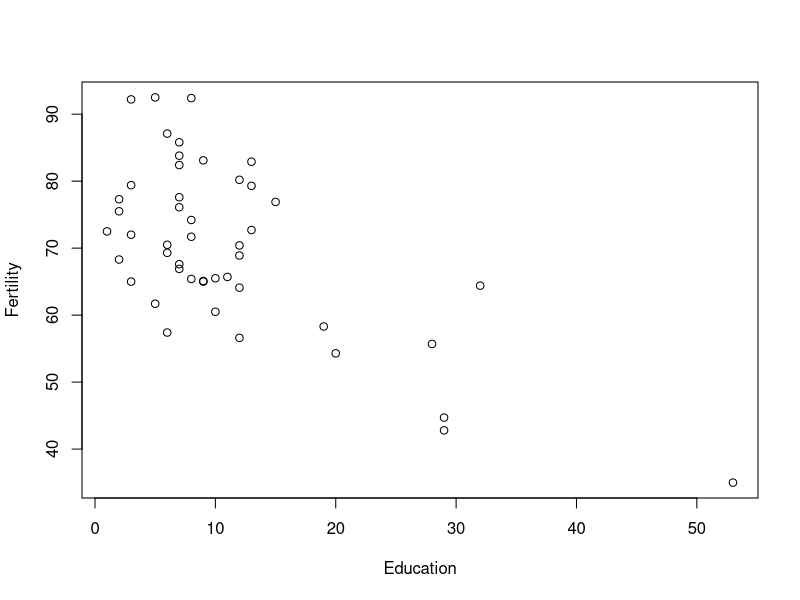
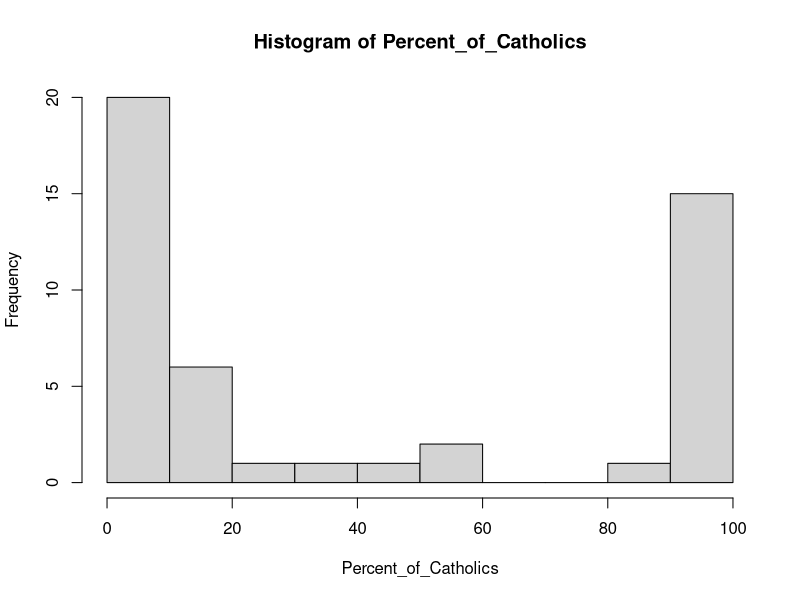

These figures' R source, in order:
## ---- chunk 1
knitr::opts_chunk$set(echo = TRUE)
## ---- chunk 2

Two <- 2
class(Two)

TwoPointO <- 2.0
class(TwoPointO)

TenJ <- "10j" # Did you try without the quotes?
class(TenJ)

Phrase <- "2 cool for school"
class(Phrase)

ThisIs <- TRUE # Did you it as True?
class(ThisIs)

## ---- chunk 3

FoobarFunction <- function(A){
  
# FoobarFunction will inform you if the entered value is a multiple of 3, 5, or 15. 
# It will display "foo", "bar", and "foobar" respectively.
# Precondition: This function will not work by typing in strings. 
# 
# Examples below:
#>>> FoobarFunction(30)
# [1] "foobar"
#>>> FoobarFunction(20)
# [1] "bar"
# >>> FoobarFunction(6)
# [1] "foo"
#>>> FoobarFunction(17)
# [1] "Not a multiple of 3, 5, or 15"
#>>> FoobarFunction(six)
# Error in FoobarFunction(six) : object 'six' not found

if  ((as.integer(A/15)) == A/15) {
return("foobar")
}
if ((as.integer(A/3)) == A/3) {
return("foo")
}
if ((as.integer(A/5)) == A/5) {
return("bar")
}

else {
return("Not a multiple of 3, 5, or 15")
} 
}


# Missing testing cases. Should also have a catch within function to catch strings. I see the preconditions, but it is needed within the function (-4)

# FoobarFunction("cat") commented out to allow document run
FoobarFunction(90)
FoobarFunction(20)
FoobarFunction(9)

## ---- chunk 4

Data <- swiss

## ---- chunk 5
summary(swiss)

# Needs spread metrics as well (sd or variance) (-5)
## ---- chunk 6

max(Data[c("Agriculture")])

which.max(Data[,2])

row.names(Data[33,])

Province <- row.names(Data[33,])


## ---- chunk 7

cor(Data)

## ---- chunk 8

Fertility <- Data$Fertility
Education <- Data$Education

plot(Education, Fertility)

## ---- chunk 9

Percent_of_Catholics <- Data$Catholic

hist(Percent_of_Catholics)

